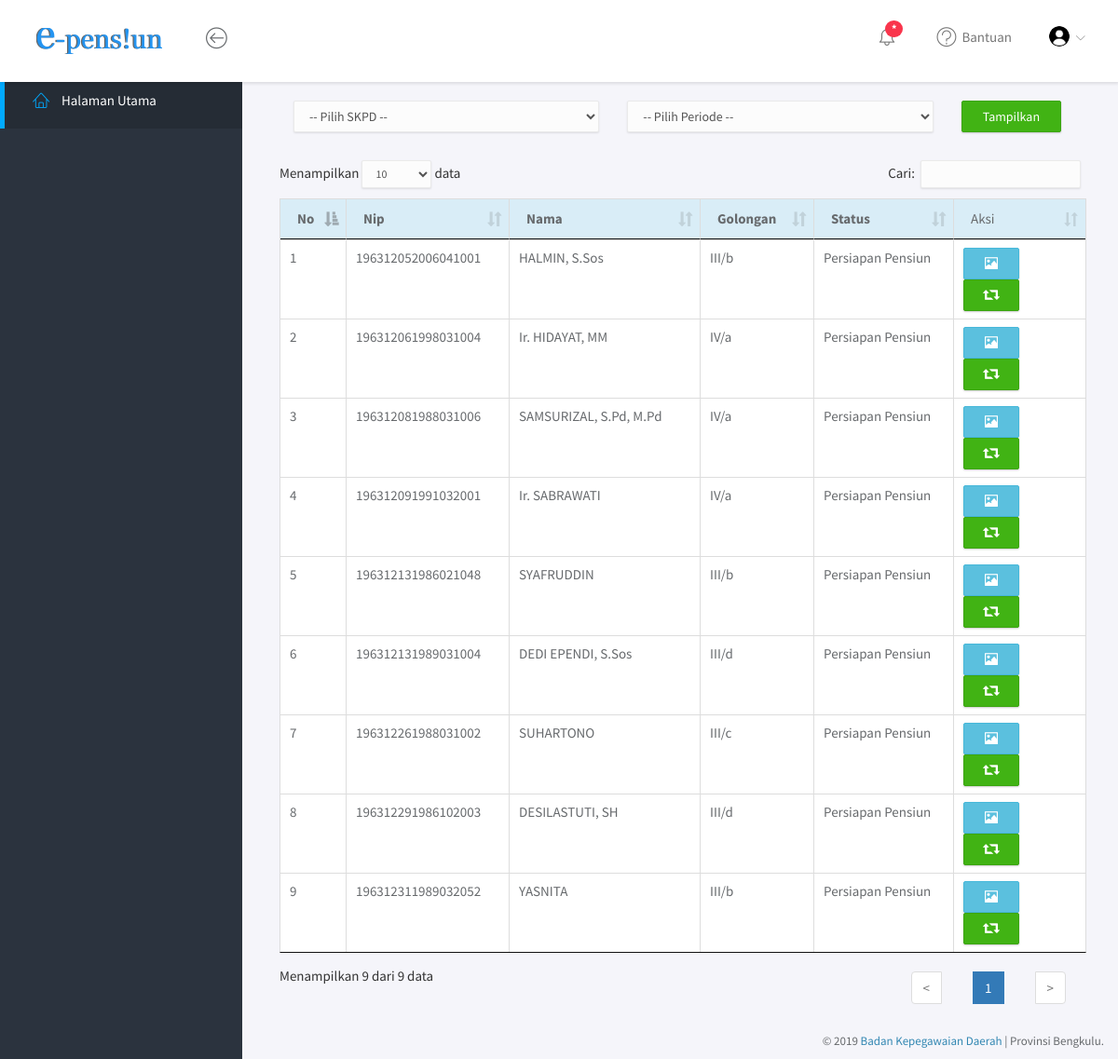
/index.php/opd/listing_pensiun, run on the app's committed database.
### tables this page shows
CREATE TABLE `ref_asn` (
  `asn_id` int(11) NOT NULL,
  `asn_nip` varchar(20) DEFAULT NULL,
  `asn_id_mesin` int(15) DEFAULT NULL,
  `asn_nama` varchar(50) DEFAULT NULL,
  `asn_tgl_lahir` date DEFAULT NULL,
  `asn_gol_akhir` varchar(15) DEFAULT NULL,
  `asn_eselon` varchar(15) DEFAULT NULL,
  `asn_jabatan` varchar(75) DEFAULT NULL,
  `asn_jft` varchar(15) DEFAULT NULL,
  `asn_jfu` varchar(15) DEFAULT NULL,
  `asn_satker` varchar(50) DEFAULT NULL,
  `asn_skpd` int(15) DEFAULT NULL,
  `asn_ref_tipe_id` varchar(50) DEFAULT NULL,
  `asn_pensiun` enum('Y','N') DEFAULT 'N',
  `asn_is_plt` enum('Y','N') DEFAULT NULL,
  `asn_createuser` varchar(45) DEFAULT NULL,
  `asn_createdate` datetime DEFAULT NULL,
  `asn_updateuser` varchar(45) DEFAULT NULL,
  `asn_updatedate` datetime DEFAULT NULL
);

### application/controllers/opd.php (called while the page is built, shortened)
<?php
class Opd extends CI_Controller {
	public function listing_pensiun(){
		$this->load->model('model_pegawai');
		$data=array(
			'data'=> $this->model_pegawai->listing_pensiun(),
			'data2' => $this->model_pegawai->listing_dipensiun(),
			'isi'=> 'backend/tuopd/listing_pensiun'
		);
		$this->load->view('layout',$data);
	}
}

### index.php (called while the page is built, shortened)
<?php
require_once BASEPATH.'core/CodeIgniter.php';

### application/models/model_pegawai.php (called while the page is built, shortened)
<?php
class Model_pegawai extends CI_model {
	function listing_pensiun(){
		$data = $this->db->query('SELECT * FROM ref_asn where (YEAR(CURDATE()) - SUBSTRING(asn_nip FROM 1 FOR 4)) >= 57 AND (YEAR(CURDATE())-SUBSTRING(asn_nip FROM 1 FOR 4)) <= 58 AND asn_pensiun = "N"');
		return $data->result_array();
	}
	function listing_dipensiun(){
		$data = $this->db->query('SELECT * FROM ref_asn where (YEAR(CURDATE())-SUBSTRING(asn_nip FROM 1 FOR 4)) <= 56 AND asn_pensiun = "Y"');
		return $data->result_array();
	}
}

### application/views/backend/tuopd/listing_pensiun.php (the view, shortened to what this page needs)
<div class="main">
			<div class="main-content">
				<div class="container-fluid">
					<div class="row">
						<div class="col-md-12">
						<div class="col-md-12">
							<div class="panel-body no-padding">
									<form method="post" action="">
									<div class="form-group" >
									<div class="col-md-5" >
												<select name="skpd" class="form-control">
                            						<option value=""> -- Pilih SKPD -- </option>
                            					</select>
									</div>
									<div class="col-md-5" >
												<select name="periode" class="form-control">
                            						<option value=""> -- Pilih Periode -- </option>
                            					</select>
									</div>
									<div class="col-md-2">
											<button type="submit" name="filter" value="true" class="btn btn-success" style="float:center">Tampilkan</button>
										</div>
										</form>
										<br>
										<br>
										<br>
								<div class="panel-body no-padding">
									<a href="<?php echo base_url('opd/tambah_listing/')?>">
									</a>
									<table id="featured-datatable" class="table table-bordered">
										<thead>
											<tr class="info">
												<th>No</th>
												<th>Nip</th>
												<th>Nama</th>
												<th>Golongan</th>
												<th>Status</th>
												<td>Aksi</td>
											</tr>
										</thead>
										<tbody>
											<?php $no=1; foreach($data as $data) { ?>
											<tr>
												<td><?php echo $no++; ?></td>
												<td><?php echo $data['asn_nip']?></td>
												<td><?php echo $data['asn_nama']; ?></td>
												<td><?php echo $data['asn_gol_akhir']; ?></td>
												<td>Persiapan Pensiun</td>
												<td>
													<a data-toggle="tooltip" title="Lihat DPCP dan FPP" href="<?php echo base_url().'opd/dpcp_fpp/'.$data['asn_nip']?>"><button
													type="button" class="btn btn-info"><span class="glyphicon glyphicon-picture"></span></button>
													<a data-toggle="tooltip" title="Riwayat" href="<?php echo base_url().'opd/riwayat/'.$data['asn_nip']?>"><button
													type="button" class="btn btn-success"><span class="glyphicon glyphicon-retweet"></span></button>
												</td>
											</tr>
											<?php } ?>
										</tbody>
									</table>
								</div>
							</div>
						</div>
					</div>
				</div>
			</div>
		</div>

### assets/backend/css/main.css (style rules this page uses)
html { position: relative; min-height: 100%; }
body { background-color: #F3F5F8; font-family: "Source Sans Pro", sans-serif; font-size: 15px; color: #676a6d; }
a { color: #3287B2; }
th { font-weight: 600; }
#wrapper .main { -webkit-transition: all 0.3s ease-in-out; -moz-transition: all 0.3s ease-in-out; -ms-transition: all 0.3s ease-in-out; -o-transition: all 0.3s ease-in-out; transition: all 0.3s ease-in-out; width: calc(100% - 260px); left: 0; position: relative; float: right; background-color: #f5f5fa; }
#wrapper #sidebar-nav, #wrapper .main { padding-top: 80px; }
.main-content { padding: 28px 10px; }
.form-control { -moz-box-shadow: 0px 1px 2px 0 rgba(0, 0, 0, 0.1); -webkit-box-shadow: 0px 1px 2px 0 rgba(0, 0, 0, 0.1); box-shadow: 0px 1px 2px 0 rgba(0, 0, 0, 0.1); -webkit-border-radius: 2px; -moz-border-radius: 2px; border-radius: 2px; border-color: #eaeaea; background-color: #fcfcfc; }
.btn { -webkit-border-radius: 2px; -moz-border-radius: 2px; border-radius: 2px; -moz-box-shadow: 0px 1px 2px 0 rgba(0, 0, 0, 0.2); -webkit-box-shadow: 0px 1px 2px 0 rgba(0, 0, 0, 0.2); box-shadow: 0px 1px 2px 0 rgba(0, 0, 0, 0.2); padding: 6px 22px; }
.btn-success { background-color: #41B314; border-color: #3ca512; }
.no-padding { padding: 0 !important; }

### data on the page
ref_asn: asn_nip "196312052006041001", asn_nama "HALMIN, S.Sos", asn_gol_akhir "III/b"
ref_asn: asn_nip "196312061998031004", asn_nama "Ir. HIDAYAT, MM", asn_gol_akhir "IV/a"
ref_asn: asn_nip "196312081988031006", asn_nama "SAMSURIZAL, S.Pd, M.Pd", asn_gol_akhir "IV/a"
ref_asn: asn_nip "196312091991032001", asn_nama "Ir. SABRAWATI", asn_gol_akhir "IV/a"
ref_asn: asn_nip "196312131986021048", asn_nama "SYAFRUDDIN", asn_gol_akhir "III/b"
ref_asn: asn_nip "196312131989031004", asn_nama "DEDI EPENDI, S.Sos", asn_gol_akhir "III/d"
ref_asn: asn_nip "196312261988031002", asn_nama "SUHARTONO", asn_gol_akhir "III/c"
ref_asn: asn_nip "196312291986102003", asn_nama "DESILASTUTI, SH", asn_gol_akhir "III/d"
ref_asn: asn_nip "196312311989032052", asn_nama "YASNITA", asn_gol_akhir "III/b"
